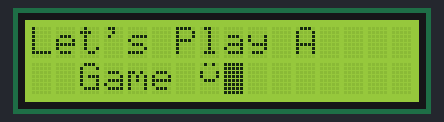
Bench run of a program on a simulated ATmega32, built with avr-gcc and emulated at 8 MHz. Shown: 16×2 character LCD. Wiring (inferred from the names in the program): character LCD (HD44780): RS PB1; R/W PB0; E PB2; data PA0, PA1, PA2, PA3, PA4, PA5, PA6, PA7.

Above: at 0.5 s.
At 1.3 s:
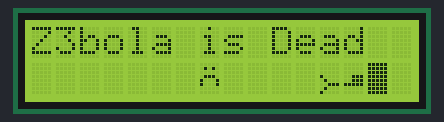

Measured:
- what the display in image 0 shows lasts 0.8 s, from 0.5 s to 1.3 s
- what the display in image 1 shows lasts 1.4 s, from 1.3 s to 2.7 s

The program:

main.c
```c
/*
 * main2.c
 *
 *  Created on: Mar 27, 2023
 *      Author: Delta Store
 */

//#include<avr/delay.h>
#include<util/delay.h>
#include"../LIB/STD_TYPES.h"
#include"../LIB/BIT_MATH.h"
#include"../MCAL/DIO/DIO_int.h"
//#include"../MCAL/DIO/DIO_priv.h"

#include"../HAL/LCD/LCD_int.h"

void main(void)
{
	u8 customChar[] = {
			  0x00,
			  0x00,
			  0x0E,
			  0x0E,
			  0x04,
			  0x0E,
			  0x11,
			  0x00
			};
	u8 customChar2[] = { 0x0E, 0x0E,0x15, 0x0E, 0x04, 0x0E, 0x11, 0x00};
	u8 customChar3[] = {  0x07,
			  0x07,
			  0x02,
			  0x12,
			  0x07,
			  0x09,
			  0x00,
			  0x00};
	u8 customChar4[] = {  0x07,
			  0x07,
			  0x02,
			  0x02,
			  0x17,
			  0x09,
			  0x00,
			  0x00};
	u8 customChar5[] = { 0x1F, 0x14,0x1C,0x18,0x10, 0x10, 0x10, 0x10};
	u8 customChar6[] = {0x04, 0x00, 0x00, 0x00, 0x00, 0x00, 0x00,0x00};
	u8 customChar7[] = { 0x0E, 0x0E, 0x04, 0x0E, 0x15, 0x0E, 0x11, 0x00};
	u8 customChar8[] = {  0x00,
			  0x00,
			  0x00,
			  0x10,
			  0x08,
			  0x07,
			  0x08,
			  0x10};
	u8 customChar9[] = {    0x00,
			  0x00,
			  0x00,
			  0x07,
			  0x07,
			  0x1F,
			  0x00,
			  0x00};
	u8 customChar10[] = { 0x00, 0x0A, 0x00, 0x0E,0x11,0x11, 0x00, 0x00};
	u8 customChar11[] = {0x0A, 0x00, 0x11, 0x11, 0x0E, 0x00,  0x00,0x00};
	LCD_voidInit();

	while(1)
	{
		LCD_void_SendString("My Name is ");
		LCD_voidGoToXY(1,3);
		LCD_void_SendString("Z3bola");
		LCD_voidSendCustomCharacter(customChar7,3, 0, 14);
		LCD_voidSendCustomCharacter(customChar2,1, 0, 14);

		LCD_voidSendCustomCharacter(customChar7,3, 0, 14);
		LCD_voidSendCustomCharacter(customChar2,1, 0, 14);

		LCD_voidSendCustomCharacter(customChar7,3, 0, 14);
		LCD_voidSendCustomCharacter(customChar2,1, 0, 14);
		LCD_ClearDisplay();

		LCD_void_SendString("I Can Play");
		LCD_voidGoToXY(1,3);
		LCD_void_SendString("Football");
		LCD_voidSendCustomCharacter(customChar3,1, 0, 15);
		LCD_voidSendCustomCharacter(customChar4,1, 0, 15);

		LCD_voidSendCustomCharacter(customChar3,1, 0, 15);
		LCD_voidSendCustomCharacter(customChar4,1, 0, 15);

		LCD_voidSendCustomCharacter(customChar3,1, 0, 15);
		LCD_voidSendCustomCharacter(customChar4,1, 0, 15);
		LCD_ClearDisplay();

		LCD_void_SendString("Let's Play A");
		LCD_voidGoToXY(1,2);
		LCD_void_SendString("Game");
		LCD_voidSendCustomCharacter(customChar11,1, 1, 7);
		_delay_ms(200);
		LCD_ClearDisplay();

		LCD_voidGoToXY(0,4);
		LCD_void_SendString("Don't Kill");
		LCD_voidGoToXY(1,7);
		LCD_void_SendString("me");
		LCD_voidSendCustomCharacter(customChar5,2, 1, 1);
	//	LCD_voidSendCustomCharacter(customChar6,1, 1, 1);
		LCD_voidSendCustomCharacter(customChar7,3, 1, 14);
		LCD_voidSendCustomCharacter(customChar,3, 1, 14);
		LCD_voidSendCustomCharacter(customChar6,1, 1, 2);
		LCD_voidSendCustomCharacter(customChar6,1, 1, 4);
		LCD_voidSendCustomCharacter(customChar7,3, 1, 14);
		LCD_voidSendCustomCharacter(customChar,3, 1, 14);
		LCD_voidSendCustomCharacter(customChar6,1, 1, 6);
		LCD_voidSendCustomCharacter(customChar6,1, 1, 7);
		LCD_voidSendCustomCharacter(customChar6,1, 1, 8);

		LCD_voidSendCustomCharacter(customChar7,3, 1, 14);
		LCD_voidSendCustomCharacter(customChar,3, 1, 14);
		LCD_voidSendCustomCharacter(customChar6,1, 1, 9);
		LCD_voidSendCustomCharacter(customChar6,1, 1, 10);
		LCD_voidSendCustomCharacter(customChar7,3, 1, 14);
		LCD_voidSendCustomCharacter(customChar,3, 1, 14);
		LCD_voidSendCustomCharacter(customChar6,1, 1, 11);
		LCD_voidSendCustomCharacter(customChar6,1, 1, 12);
		LCD_voidSendCustomCharacter(customChar6,1, 1, 13);

		LCD_voidSendCustomCharacter(customChar7,3, 1, 14);

		LCD_ClearDisplay();
		LCD_void_SendString("Z3bola is Dead");
		LCD_voidSendCustomCharacter(customChar10,1, 1, 7);

		LCD_voidSendCustomCharacter(customChar8,2, 1, 12);
		LCD_voidSendCustomCharacter(customChar9,3, 1, 13);
		_delay_ms(1000);
		LCD_ClearDisplay();

	}
}
```

LCD_config.h
```c
/*
 * LCD_config.h
 *
 *  Created on: Mar 26, 2023
 *      Author: Delta Store
 */

#ifndef HAL_LCD_LCD_CONFIG_H_
#define HAL_LCD_LCD_CONFIG_H_
//*********PRE BUILD*******/
#define LCD_DATA_PORT		DIO_PORTA
#define LCD_INIT_MODE		EIGHT_BIT_MODE
#define LCD_ALL_OUTPUT		0XFF

#define LCD_RW_PIN		PIN0
#define LCD_RS_PIN		PIN1
#define	LCD_EN_PIN		PIN2
#define LCD_CTRL_PORT	DIO_PORTB

//#define LCD_ROW_POSITION
//#define LCD_COL_POSITION


#endif /* HAL_LCD_LCD_CONFIG_H_ */
```

LCD_int.h
```c
/*
 * LCD_int.h
 *
 *  Created on: Mar 26, 2023
 *      Author: Delta Store
 */

#ifndef HAL_LCD_LCD_INT_H_
#define HAL_LCD_LCD_INT_H_

void LCD_ClearDisplay(void);
void LCD_voidSendData(u8 Copy_u8Data);
void LCD_voidInit(void);
void LCD_voidGoToXY(u8 Copy_u8XPos ,u8 Copy_u8YPos);
void LCD_void_SendString(u8 *Copy_Pu8StringArray);
void LCD_void_SendNumber(u32 Copy_u32Number);
void LCD_voidSendCustomCharacter(u8 *Copy_pu8CharacterArray, u8 Copy_u8PatternNumber,  u8 Copy_u8Xposition,  u8 Copy_u8Yposition);


#define LCD_ROW0				0
#define LCD_ROW1				1
//#define LCD_COL0
//#define LCD_COL1

#endif /* HAL_LCD_LCD_INT_H_ */
```

LCD_prg.c
```c
/*
 * LCD_prg.c
 *
 *  Created on: Mar 26, 2023
 *      Author: Delta Store
 */
/*******Library Includes********/
#include<util/delay.h>

#include"../../LIB/STD_TYPES.h"
#include"../../LIB/BIT_MATH.h"
/********Lower Layer Inclusions********/
#include "../../MCAL/DIO/DIO_int.h"

/********Self Files Inclusions*********/
#include"LCD_int.h"
#include"LCD_priv.h"
#include"LCD_config.h"


void LCD_voidInit(void)
{
#if LCD_INIT_MODE == EIGHT_BIT_MODE
	/**intialize data port**/
	MDIO_voidSetPortSpecificDirection(LCD_DATA_PORT,LCD_ALL_OUTPUT);
	MDIO_voidSetPinDirection(LCD_CTRL_PORT , LCD_RS_PIN,OUTPUT);
	MDIO_voidSetPinDirection(LCD_CTRL_PORT , LCD_EN_PIN,OUTPUT);
	MDIO_voidSetPinDirection(LCD_CTRL_PORT , LCD_RW_PIN,OUTPUT);
	_delay_ms(40);
	LCD_voidSendCommand(FUNCTION_SET_CMD);
	LCD_voidSendCommand(DISPLAY_ON_OFF_CMD);
	LCD_voidSendCommand(DISPALY_CLEAR_CMD);
#elif LCD_INIT_MODE == FOUR_BIT_MODE
#endif
}

static void LCD_voidSendCommand(u8 Copy_u8Command)
{
	MDIO_voidSetPinValue(LCD_CTRL_PORT,LCD_RS_PIN,LOW);
	MDIO_voidSetPinValue(LCD_CTRL_PORT,LCD_RW_PIN,LOW);

	MDIO_voidSetPortSpecificValue(LCD_DATA_PORT,Copy_u8Command);
	/****SEND  ENABLE PULSE *****/
	MDIO_voidSetPinValue(LCD_CTRL_PORT,LCD_EN_PIN,LOW);
	MDIO_voidSetPinValue(LCD_CTRL_PORT,LCD_EN_PIN,HIGH);
	_delay_ms(2);
	MDIO_voidSetPinValue(LCD_CTRL_PORT,LCD_EN_PIN,LOW);


}

void LCD_voidSendData(u8 Copy_u8Data)
{
	MDIO_voidSetPinValue(LCD_CTRL_PORT,LCD_RS_PIN,HIGH);
	MDIO_voidSetPinValue(LCD_CTRL_PORT,LCD_RW_PIN,LOW);
	MDIO_voidSetPortSpecificValue(LCD_DATA_PORT,Copy_u8Data);
	/****SEND  ENABLE PULSE *****/
	MDIO_voidSetPinValue(LCD_CTRL_PORT,LCD_EN_PIN,LOW);
	MDIO_voidSetPinValue(LCD_CTRL_PORT,LCD_EN_PIN,HIGH);
	_delay_ms(2);
	MDIO_voidSetPinValue(LCD_CTRL_PORT,LCD_EN_PIN,LOW);

}

void LCD_ClearDisplay(void)
{
	LCD_voidSendCommand(DISPALY_CLEAR_CMD);
}
void LCD_voidGoToXY(u8 Copy_u8XPos ,u8 Copy_u8YPos)
{
	/*******Calculate the address on LCD********/
	u8 Local_u8CharacterAddress = 0;
	if(Copy_u8XPos == LCD_ROW0)
	{
		//if x = 0 -> address = Y position
		Local_u8CharacterAddress = Copy_u8YPos;
	}
	else if(Copy_u8XPos == LCD_ROW1)
	{
		//if x = 1 -> address = Y position + 0x40
		Local_u8CharacterAddress = Copy_u8YPos + 0x40;
	}
	else
	{
		//Raise an Error
	}
	/**Set the 7th bit in the address variable**/
	SET_BIT(Local_u8CharacterAddress ,7);
	/**Send the address variable to commend**/
	LCD_voidSendCommand(Local_u8CharacterAddress);
}
void LCD_void_SendString(u8 *Copy_Pu8StringArray)
{
	u8 Copy_Pu8LoopCounter = 0;
	while(Copy_Pu8StringArray[Copy_Pu8LoopCounter] != '\0')	//NULL
	{
		LCD_voidSendData(Copy_Pu8StringArray[Copy_Pu8LoopCounter]);
		Copy_Pu8LoopCounter++;
	}
}

void LCD_void_SendNumber(u32 Copy_u32Number)
{
	u8 Local_u8ArrayNumber[10];
	s8 Local_s8LoopCounter = 0;
	while(Copy_u32Number != 0)
	{
		Local_u8ArrayNumber[Local_s8LoopCounter] = Copy_u32Number % 10;
		Copy_u32Number /=10;
		Local_s8LoopCounter++;
	}
	Local_s8LoopCounter--;
	while(Local_s8LoopCounter >= 0)
	{
		LCD_voidSendData(Local_u8ArrayNumber[Local_s8LoopCounter] + '0');
		Local_s8LoopCounter--;
	}
}

void LCD_voidSendCustomCharacter(u8 *Copy_pu8CharacterArray, u8 Copy_u8PatternNumber,  u8 Copy_u8Xposition,  u8 Copy_u8Yposition)
{
	u8 Local_u8LoopCounter;
	u8 Local_u8CGRAMAddress=0;
	Local_u8CGRAMAddress = Copy_u8PatternNumber * 8;
	SET_BIT(Local_u8CGRAMAddress ,6);
	LCD_voidSendCommand(Local_u8CGRAMAddress);
	for(Local_u8LoopCounter=0 ; Local_u8LoopCounter <8;Local_u8LoopCounter++)
	{
		LCD_voidSendData(Copy_pu8CharacterArray[Local_u8LoopCounter]);
	}
	LCD_voidGoToXY(Copy_u8Xposition,Copy_u8Yposition);
	LCD_voidSendData(Copy_u8PatternNumber);
}
```

LCD_priv.h
```c
/*
 * LCD_priv.h
 *
 *  Created on: Mar 26, 2023
 *      Author: Delta Store
 */

#ifndef HAL_LCD_LCD_PRIV_H_
#define HAL_LCD_LCD_PRIV_H_


#define EIGHT_BIT_MODE			1
#define FOUR_BIT_MODE			0
#define FUNCTION_SET_CMD		0x3b
#define DISPLAY_ON_OFF_CMD		0x0f
#define DISPALY_CLEAR_CMD		0x01


static void LCD_voidSendCommand(u8 Copy_u8Command);


#endif /* HAL_LCD_LCD_PRIV_H_ */
```

BIT_MATH.h
```c
/*
 * BIT_MATH.h
 *
 *  Created on: Mar 25, 2023
 *      Author: Delta Store
 */

#ifndef LIB_BIT_MATH_H_
#define LIB_BIT_MATH_H_

#define SET_BIT(reg, bit)  (reg |= 1 << (bit))// reg = reg | (1<< bit)
#define CLR_BIT(reg, bit)  (reg &= ~(1<< bit))
#define TOG_BIT(reg,bit)   (reg ^= 1 << (bit))
#define GET_BIT(reg,bit)    (reg>>(bit))& 1

#define SET_REG(reg,value)	(reg=value)
#endif /* LIB_BIT_MATH_H_ */
```

STD_TYPES.h
```c
/*
 * STD_TYPES.h
 *
 *  Created on: Mar 25, 2023
 *      Author: Delta Store
 */

#ifndef LIB_STD_TYPES_H_
#define LIB_STD_TYPES_H_

typedef unsigned char       u8;
typedef signed char         s8;
typedef unsigned short int u16;
typedef signed short int   s16;
typedef unsigned long int  u32;
typedef signed long int    s32;
typedef float              f32;
typedef double             f64;

#define NULL  (void *)0

#endif /* LIB_STD_TYPES_H_ */
```

DIO_config.h
```c
/*
 * DIO_config.h
 *
 *  Created on: Mar 25, 2023
 *      Author: Delta Store
 */

#ifndef MCAL_DIO_DIO_CONFIG_H_
#define MCAL_DIO_DIO_CONFIG_H_


#endif /* MCAL_DIO_DIO_CONFIG_H_ */
```

DIO_int.h
```c
/*
 * DIO_Iint.h
 *
 *  Created on: Mar 25, 2023
 *      Author: Delta Store
 */
/*******Library Includes********/

#ifndef MCAL_DIO_DIO_INT_H_
#define MCAL_DIO_DIO_INT_H_
//#include"../../STD_TYPES.h"
//#include"../../BIT_MATH.h"
//#include"DIO_priv.h"


#define DIO_PORTA	0
#define DIO_PORTB	1
#define DIO_PORTC	2
#define DIO_PORTD	3

#define PIN0		0
#define PIN1		1
#define PIN2		2
#define PIN3		3
#define PIN4		4
#define PIN5		5
#define PIN6		6
#define PIN7		7

#define OUTPUT		1
#define INPUT		0

#define HIGH		1
#define LOW			0

#define PULLUP		1		//with input only
#define NOTPULLUP	0

void MDIO_voidSetPinDirection(u8 Copy_u8PortNumber,u8 Copy_u8PinNumber,u8 Copy_u8Direction);
void MDIO_voidSetPinValue(u8 Copy_u8PortNumber,u8 Copy_u8PinNumber,u8 Copy_u8state);
u8 MDIO_void_getPinValue(u8 Copy_u8PortNumber,u8 Copy_u8PinNumber);
void MDIO_voidSetPortSpecificDirection(u8 Copy_u8PortNumber,u8 Copy_u8SpecificDirection);	//
void MDIO_voidSetPortSpecificValue(u8 Copy_u8PortNumber,u8 Copy_u8state);

#endif /* MCAL_DIO_DIO_INT_H_ */
```

DIO_prg.c
```c
/*
 * DIO_prg.c
 *
 *  Created on: Mar 25, 2023
 *      Author: Delta Store
 */

/*******Library Includes********/
#include"../../LIB/STD_TYPES.h"
#include"../../LIB/BIT_MATH.h"
/********Lower Layer Inclusions********/
/********Self Files Inclusions*********/
#include"DIO_int.h"
#include"DIO_priv.h"
#include"DIO_config.h"

void MDIO_voidSetPinDirection(u8 Copy_u8PortNumber,u8 Copy_u8PinNumber,u8 Copy_u8Direction)
{
	switch(Copy_u8PortNumber)
	{
	case DIO_PORTA:
		if(Copy_u8Direction == OUTPUT)
		{
			SET_BIT(DDRA_REG, Copy_u8PinNumber);
		}
		else if(Copy_u8Direction == INPUT)
		{
			CLR_BIT(DDRA_REG, Copy_u8PinNumber);
		}
		else
		{

		}
		break;
	case DIO_PORTB:
		if(Copy_u8Direction == OUTPUT)
		{
			SET_BIT(DDRB_REG, Copy_u8PinNumber);
		}
		else if(Copy_u8Direction == INPUT)
		{
			CLR_BIT(DDRB_REG, Copy_u8PinNumber);
		}
		else
		{

		}
		break;
	case DIO_PORTC:
		if(Copy_u8Direction == OUTPUT)
		{
			SET_BIT(DDRC_REG, Copy_u8PinNumber);
		}
		else if(Copy_u8Direction == INPUT)
		{
			CLR_BIT(DDRC_REG, Copy_u8PinNumber);
		}
		else
		{

		}
		break;
	case DIO_PORTD:
		if(Copy_u8Direction == OUTPUT)
		{
			SET_BIT(DDRD_REG, Copy_u8PinNumber);
		}
		else if(Copy_u8Direction == INPUT)
		{
			CLR_BIT(DDRD_REG, Copy_u8PinNumber);
		}
		else
		{

		}
		break;
	}
}

void MDIO_voidSetPinValue(u8 Copy_u8PortNumber,u8 Copy_u8PinNumber,u8 Copy_u8state)
{
	switch(Copy_u8PortNumber)
		{
		case DIO_PORTA:
			switch(Copy_u8state)
			{
			case HIGH:
				SET_BIT(PORTA_REG,Copy_u8PinNumber);
				break;
			case LOW:
				CLR_BIT(PORTA_REG,Copy_u8PinNumber);
				break;
			}
			break;
		case DIO_PORTB:
			switch(Copy_u8state)
			{
			case HIGH:
				SET_BIT(PORTB_REG,Copy_u8PinNumber);
				break;
			case LOW:
				CLR_BIT(PORTB_REG,Copy_u8PinNumber);
				break;
			}
				break;
		case DIO_PORTC:
			switch(Copy_u8state)
			{
			case HIGH:
				SET_BIT(PORTC_REG,Copy_u8PinNumber);
				break;
			case LOW:
				CLR_BIT(PORTC_REG,Copy_u8PinNumber);
				break;
			}
				break;
		case DIO_PORTD:
			switch(Copy_u8state)
			{
			case HIGH:
				SET_BIT(PORTD_REG,Copy_u8PinNumber);
				break;
			case LOW:
				CLR_BIT(PORTD_REG,Copy_u8PinNumber);
				break;
			}
				break;
		}
}

u8 MDIO_void_getPinValue(u8 Copy_u8PortNumber,u8 Copy_u8PinNumber)
{
	u8 Local_u8PinValue;

	switch(Copy_u8PortNumber)
		{
		case DIO_PORTA:
			Local_u8PinValue = GET_BIT(PINA_REG,Copy_u8PinNumber);
			break;
		case DIO_PORTB:
			Local_u8PinValue = GET_BIT(PINB_REG,Copy_u8PinNumber);
				break;
		case DIO_PORTC:
			Local_u8PinValue = GET_BIT(PINC_REG,Copy_u8PinNumber);
				break;
		case DIO_PORTD:
			Local_u8PinValue = GET_BIT(PIND_REG,Copy_u8PinNumber);
				break;
		}
	return Local_u8PinValue;
}

void MDIO_voidSetPortSpecificDirection(u8 Copy_u8PortNumber,u8 Copy_u8SpecificDirection)
{
	switch(Copy_u8PortNumber)
	{
	case DIO_PORTA:
		//DDRA_REG == Copy_u8SpecificDirection;
		SET_REG(DDRA_REG,Copy_u8SpecificDirection);
		break;
	case DIO_PORTB:
		SET_REG(DDRB_REG,Copy_u8SpecificDirection);
		break;
	case DIO_PORTC:
		SET_REG(DDRC_REG,Copy_u8SpecificDirection);
		break;
	case DIO_PORTD:
		SET_REG(DDRD_REG,Copy_u8SpecificDirection);
		break;
	default :
		break;
	}
}
void MDIO_voidSetPortSpecificValue(u8 Copy_u8PortNumber,u8 Copy_u8state)
{
	switch(Copy_u8PortNumber)
	{
	case DIO_PORTA:
		SET_REG(PORTA_REG,Copy_u8state);
		break;
	case DIO_PORTB:
		SET_REG(PORTB_REG,Copy_u8state);
		break;
	case DIO_PORTC:
		SET_REG(PORTC_REG,Copy_u8state);
		break;
	case DIO_PORTD:
		SET_REG(PORTD_REG,Copy_u8state);
		break;
	}
}
```

DIO_priv.h
```c
/*
 * DIO_priv.h
 *
 *  Created on: Mar 25, 2023
 *      Author: Delta Store
 */

#ifndef MCAL_DIO_DIO_PRIV_H_
#define MCAL_DIO_DIO_PRIV_H_


#define PORTA_REG  	(*((volatile u8*)0x3B))
#define DDRA_REG  	(*((volatile u8*)0x3A))
#define PINA_REG  	(*((volatile u8*)0x39))

#define PORTB_REG  	(*((volatile u8*)0x38))
#define DDRB_REG  	(*((volatile u8*)0x37))
#define PINB_REG  	(*((volatile u8*)0x36))

#define PORTC_REG 	(*((volatile u8*)0x35))
#define DDRC_REG  	(*((volatile u8*)0x34))
#define PINC_REG  	(*((volatile u8*)0x33))

#define PORTD_REG  	(*((volatile u8*)0x32))
#define DDRD_REG  	(*((volatile u8*)0x31))
#define PIND_REG  	(*((volatile u8*)0x30))

#endif /* MCAL_DIO_DIO_PRIV_H_ */
```
